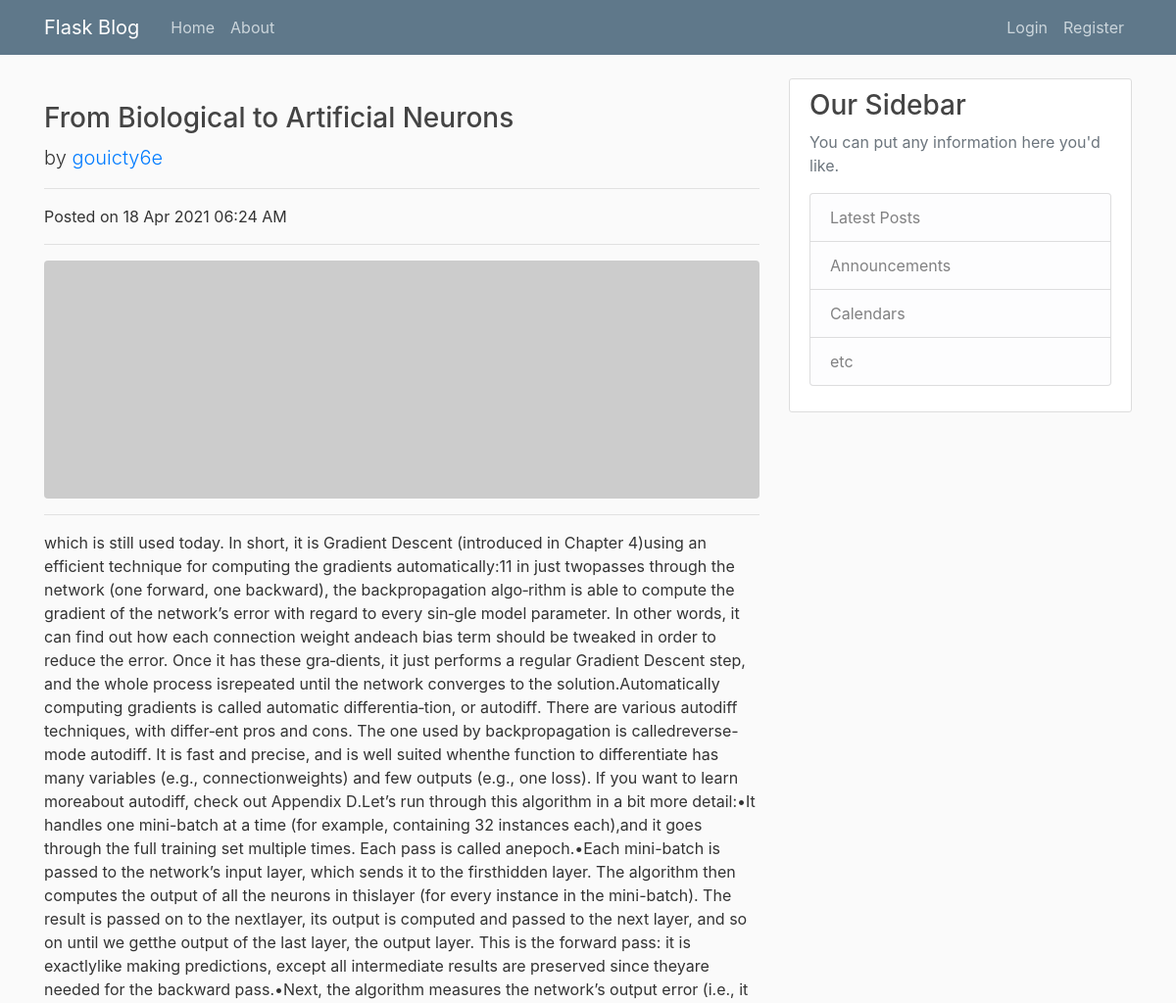
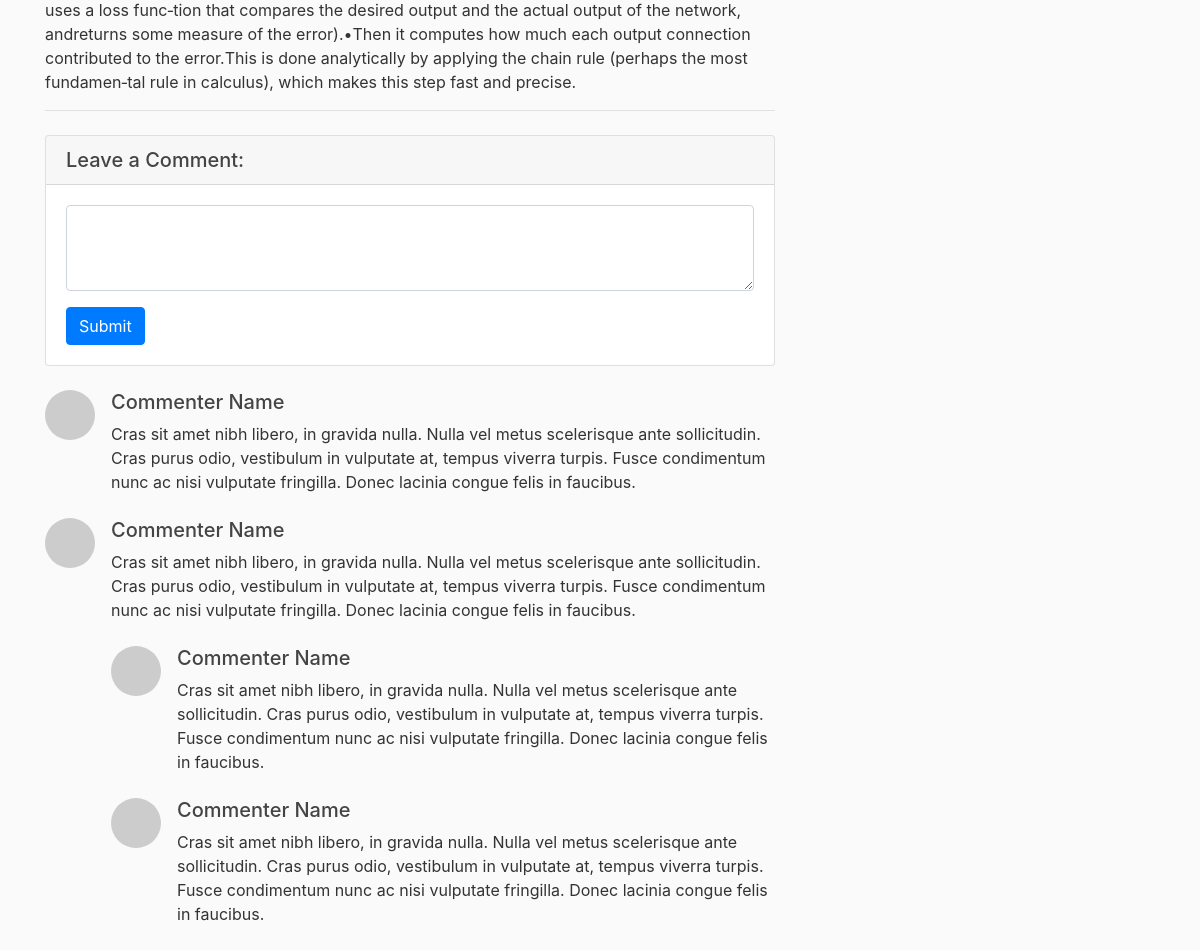
The page /posts/details/From-Biological-to-Artificial-Neurons on the database its author committed (2 pictures, top to bottom).
### blog/models.py (models this page shows)
class Post(db.Model):
    id = db.Column(db.Integer, primary_key=True)
    title = db.Column(db.String(), nullable=False)
    slug = db.Column(db.String(), nullable=False)
    body = db.Column(db.Text, nullable=False)
    created_at = db.Column(db.DateTime, nullable=False, default=datetime.datetime.utcnow)
    updated_at = db.Column(db.DateTime, nullable=False, default=datetime.datetime.utcnow)
    author = db.Column(db.Integer, db.ForeignKey('user.username'), nullable=False)

### blog/routes.py (the view)
@app.route('/posts/details/<post_slug>')
def detail_page(post_slug):
    post = Post.query.filter_by(slug=post_slug).first()
    if not post:
        abort(404)
    return render_template('details.html', title=post.title, post=post)

### blog/templates/details.html
{% extends 'layout.html' %}
{% block content %}
        <h3 class="mt-4">{{ post.title }}</h3>
        <p class="lead">
          by
          <a href="#">{{ post.author }}</a>
        </p>
        <hr>
        <p>Posted on {{ post.updated_at.strftime('%d %b %Y %I:%M %p') }}</p>
        <hr>
        <img class="img-fluid rounded" src="http://placehold.it/900x300" alt="">
        <hr>
        <p class="lead">{{ post.body | safe }}</p>
        <hr>
        <div class="card my-4">
          <h5 class="card-header">Leave a Comment:</h5>
          <div class="card-body">
            <form>
              <div class="form-group">
                <textarea class="form-control" rows="3"></textarea>
              </div>
              <button type="submit" class="btn btn-primary">Submit</button>
            </form>
          </div>
        </div>
        <div class="media mb-4">
          <img class="d-flex mr-3 rounded-circle" src="http://placehold.it/50x50" alt="">
          <div class="media-body">
            <h5 class="mt-0">Commenter Name</h5>
            Cras sit amet nibh libero, in gravida nulla. Nulla vel metus scelerisque ante sollicitudin. Cras purus odio, vestibulum in vulputate at, tempus viverra turpis. Fusce condimentum nunc ac nisi vulputate fringilla. Donec lacinia congue felis in faucibus.
          </div>
        </div>
        <div class="media mb-4">
          <img class="d-flex mr-3 rounded-circle" src="http://placehold.it/50x50" alt="">
          <div class="media-body">
            <h5 class="mt-0">Commenter Name</h5>
            Cras sit amet nibh libero, in gravida nulla. Nulla vel metus scelerisque ante sollicitudin. Cras purus odio, vestibulum in vulputate at, tempus viverra turpis. Fusce condimentum nunc ac nisi vulputate fringilla. Donec lacinia congue felis in faucibus.
            <div class="media mt-4">
              <img class="d-flex mr-3 rounded-circle" src="http://placehold.it/50x50" alt="">
              <div class="media-body">
                <h5 class="mt-0">Commenter Name</h5>
                Cras sit amet nibh libero, in gravida nulla. Nulla vel metus scelerisque ante sollicitudin. Cras purus odio, vestibulum in vulputate at, tempus viverra turpis. Fusce condimentum nunc ac nisi vulputate fringilla. Donec lacinia congue felis in faucibus.
              </div>
            </div>
            <div class="media mt-4">
              <img class="d-flex mr-3 rounded-circle" src="http://placehold.it/50x50" alt="">
              <div class="media-body">
                <h5 class="mt-0">Commenter Name</h5>
                Cras sit amet nibh libero, in gravida nulla. Nulla vel metus scelerisque ante sollicitudin. Cras purus odio, vestibulum in vulputate at, tempus viverra turpis. Fusce condimentum nunc ac nisi vulputate fringilla. Donec lacinia congue felis in faucibus.
              </div>
            </div>
          </div>
        </div>
{% endblock %}

### blog/templates/layout.html (shortened to what this page needs)
<!doctype html>
<html lang="en">
  <head>
    <link rel="stylesheet" href="https://stackpath.bootstrapcdn.com/bootstrap/4.3.1/css/bootstrap.min.css">
    <link rel=stylesheet type=text/css href="{{ url_for('static', filename='main.css') }}">
  </head>
  <body>
    <header class="site-header">
      <nav class="navbar navbar-expand-md navbar-dark bg-steel fixed-top">
        <div class="container">
          <a class="navbar-brand mr-4" href="/">Flask Blog</a>
          <div class="collapse navbar-collapse" id="navbarToggle">
            <div class="navbar-nav mr-auto">
              <a class="nav-item nav-link" href="/">Home</a>
              <a class="nav-item nav-link" href="/about">About</a>
            </div>
            {% if current_user.is_authenticated %}
                <a href="{{ url_for('create') }}" type="button" class="btn btn-outline-light mx-2">Create Post</a>
                <a href="{{ url_for('logout') }}" type="button" class="btn btn-outline-danger mx-2">Logout</a>
            {% else %}
                <div class="navbar-nav">
                  <a class="nav-item nav-link" href="/login">Login</a>
                  <a class="nav-item nav-link" href="/register">Register</a>
                </div>
            {% endif %}
          </div>
        </div>
      </nav>
    </header>
    <main role="main" class="container">
      <div class="row">
        <div class="col-md-8">
          {% block content %}{% endblock %}
        </div>
        <div class="col-md-4">
          <div class="content-section">
            <h3>Our Sidebar</h3>
            <p class='text-muted'>You can put any information here you'd like.
              <ul class="list-group">
                <li class="list-group-item list-group-item-light">Latest Posts</li>
                <li class="list-group-item list-group-item-light">Announcements</li>
                <li class="list-group-item list-group-item-light">Calendars</li>
                <li class="list-group-item list-group-item-light">etc</li>
              </ul>
            </p>
          </div>
        </div>
      </div>
    </main>
  </body>
</html>

### blog/static/main.css (style rules this page uses)
body { background: #fafafa; color: #333333; margin-top: 5rem; }
h1, h2, h3, h4, h5, h6 { color: #444444; }
.bg-steel { background-color: #5f788a; }
.site-header .navbar-nav .nav-link { color: #cbd5db; }
.content-section { background: #ffffff; padding: 10px 20px; border: 1px solid #dddddd; border-radius: 3px; margin-bottom: 20px; }

### rows shown on the page
Post: title "From Biological to Artificial Neurons", author "gouicty6e", updated_at "18 Apr 2021 06:24 AM", body "which is still used today. In short, it is Gradient Descent (introduced in Chapter 4 ) using an efficient technique for computing the gradients automatically: 11 in just two passes through the network (one forward, one backward), the backpropagation algo‐ rithm is able to compute the gradient of the network’s error with regard to every sin‐ gle model parameter. In other words, it can find out how each connection weight and each bias term should be tweaked in order to reduce the error. Once it has these gra‐ dients, it just performs a regular Gradient Descent step, and the whole process is repeated until the network converges to the solution. Automatically computing gradients is called…"
